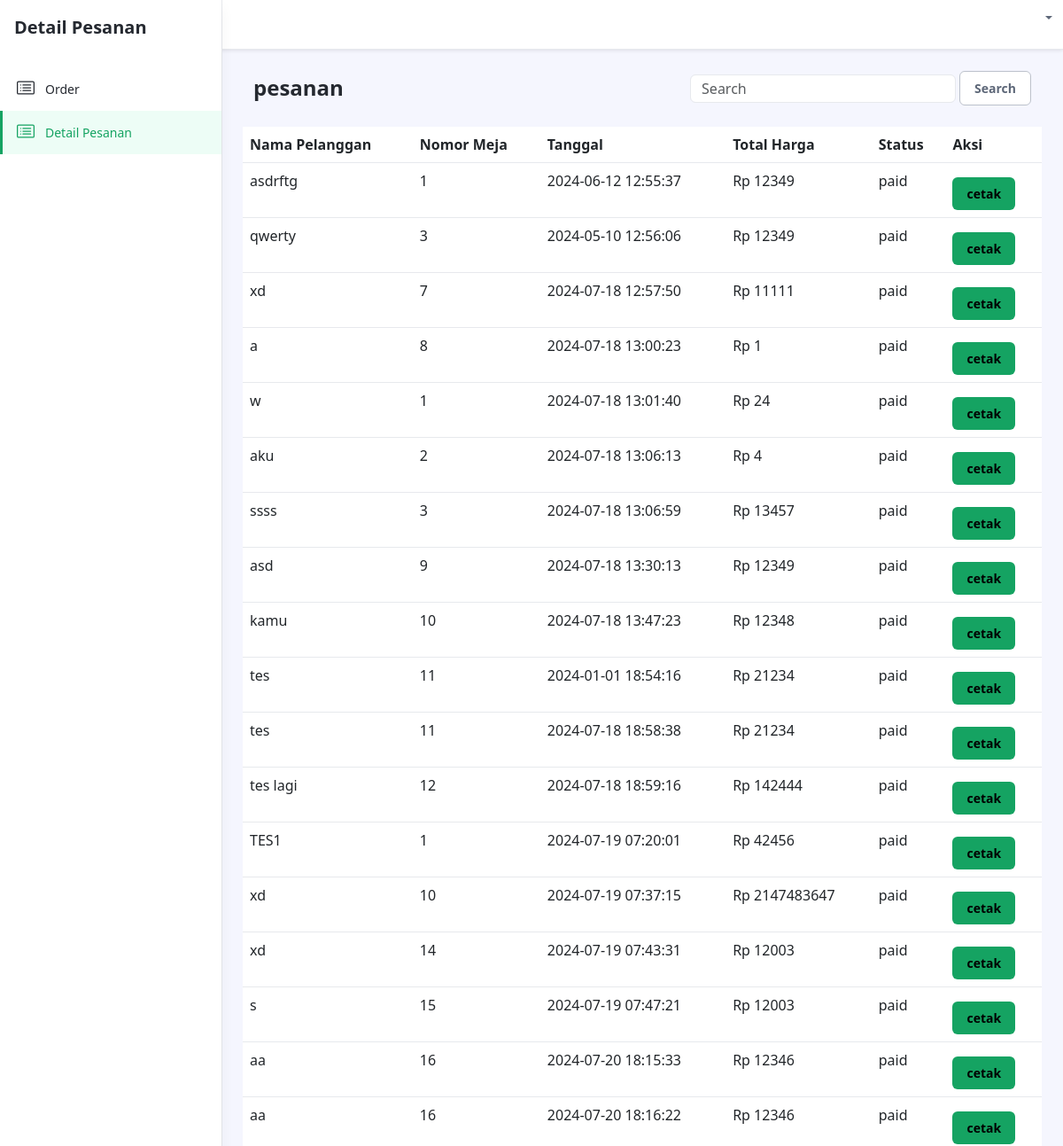
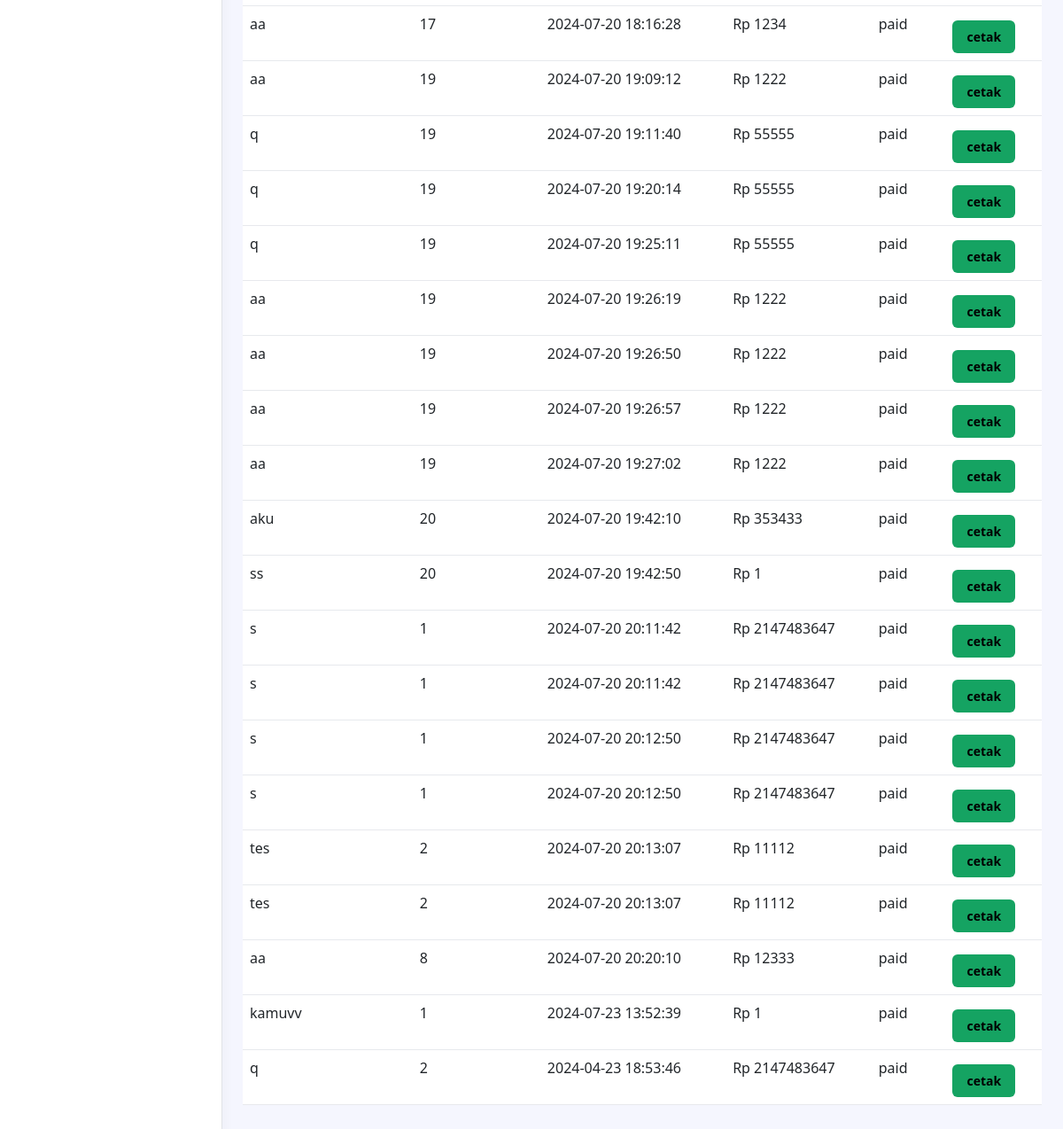
Screenshot of /detail_pesanan.php with the database file from the repository (2 pictures, top to bottom).
### tables this page shows
CREATE TABLE `pesanan` (
  `id_pesanan` int(11) NOT NULL,
  `nama_pelanggan` varchar(50) NOT NULL,
  `no_meja` int(11) NOT NULL,
  `tanggal` datetime NOT NULL,
  `total_harga` int(11) NOT NULL,
  `status` enum('pending','confirmed','paid') NOT NULL DEFAULT 'pending'
);

### detail_pesanan.php (the view, shortened to what this page needs)
<?php
include 'config/koneksi.php';
$orderQuery = "SELECT * FROM pesanan WHERE status = 'paid'";
$orderResult = $conn->query($orderQuery);
?>
<!DOCTYPE html>
<html lang="en">
<head>
    <link id="theme-style" rel="stylesheet" href="assets/css/portal.css">
</head>
<body class="app">
    <header class="app-header fixed-top">
        <div class="app-header-inner">
            <div class="container-fluid py-2">
                <div class="app-header-content">
                    <div class="row justify-content-between align-items-center">
                        <div class="app-utilities col-auto">
                            <div class="app-utility-item app-user-dropdown dropdown">
								<a class="dropdown-toggle" id="user-dropdown-toggle" data-bs-toggle="dropdown" href="#" role="button" aria-expanded="false">
								</a>
							</div>
                        </div>
                    </div>
                </div>
            </div>
        </div>
        <div id="app-sidepanel" class="app-sidepanel sidepanel-hidden">
            <div class="sidepanel-inner d-flex flex-column">
                <div class="app-branding">
                    <a class="app-logo" href="pelayan_dashboard.php"><span class="logo-text">Detail Pesanan</span></a>
                </div>
                <nav id="app-nav-main" class="app-nav app-nav-main flex-grow-1">
                    <ul class="app-menu list-unstyled accordion" id="menu-accordion">
                        <li class="nav-item">
                            <a class="nav-link " href="kasir_dashboard.php">
                                <span class="nav-icon">
                                </span>
                                <span class="nav-link-text">Order</span>
                            </a>
                        </li>
                        <li class="nav-item">
                            <a class="nav-link active" href="detail_pesanan.php">
                                <span class="nav-icon">
                                </span>
                                <span class="nav-link-text">Detail Pesanan</span>
                            </a>
                        </li>
                    </ul>
                </nav>
            </div>
        </div>
    </header>
    <div class="app-wrapper">
    <div class="app-content pt-3 p-md-3 p-lg-4">
    <div class="container-xl">
            <div class="row g-3 mb-4 align-items-center justify-content-between">
                <div class="col-auto">
                    <h1 class="app-page-title mb-0">pesanan</h1>
                </div>
                <div class="col-auto">
                    <div class="page-utilities">
                        <div class="row g-2 justify-content-start justify-content-md-end align-items-center">
                            <div class="col-auto">
                                <form class="table-search-form row gx-1 align-items-center">
                                    <div class="col-auto">
                                        <input type="text" id="search-orders" name="searchorders" class="form-control search-orders" placeholder="Search">
                                    </div>
                                    <div class="col-auto">
                                        <button type="submit" class="btn app-btn-secondary">Search</button>
                                    </div>
                                </form>
                            </div>
                        </div>
                    </div>
                </div>
            </div>
        </div>
        <table class="table">
            <thead>
                <tr>
                    <th>Nama Pelanggan</th>
                    <th>Nomor Meja</th>
                    <th>Tanggal</th>
                    <th>Total Harga</th>
                    <th>Status</th>
                    <th>Aksi</th>
                </tr>
            </thead>
            <tbody>
                <?php while ($row = $orderResult->fetch_assoc()) : ?>
                    <tr>
                        <td><?= $row['nama_pelanggan']; ?></td>
                        <td><?= $row['no_meja']; ?></td>
                        <td><?= $row['tanggal']; ?></td>
                        <td>Rp <?= $row['total_harga']; ?></td>
                        <td><?= $row['status']; ?></td>
                        <td>
                            <form method="POST">
                                <button type="submit" name="update_status" class="btn btn-primary mt-2">cetak</button>
                            </form>
                        </td>
                    </tr>
                <?php endwhile; ?>
            </tbody>
        </table>
    </div>
    </div>
</body>
</html>

### rows the page displays
pesanan: nama_pelanggan "asdrftg", no_meja "1", tanggal "2024-06-12 12:55:37", total_harga "12349", status "paid"
pesanan: nama_pelanggan "qwerty", no_meja "3", tanggal "2024-05-10 12:56:06", total_harga "12349", status "paid"
pesanan: nama_pelanggan "xd", no_meja "7", tanggal "2024-07-18 12:57:50", total_harga "11111", status "paid"
pesanan: nama_pelanggan "a", no_meja "8", tanggal "2024-07-18 13:00:23", total_harga "1", status "paid"
pesanan: nama_pelanggan "w", no_meja "1", tanggal "2024-07-18 13:01:40", total_harga "24", status "paid"
pesanan: nama_pelanggan "aku", no_meja "2", tanggal "2024-07-18 13:06:13", total_harga "4", status "paid"
pesanan: nama_pelanggan "ssss", no_meja "3", tanggal "2024-07-18 13:06:59", total_harga "13457", status "paid"
pesanan: nama_pelanggan "asd", no_meja "9", tanggal "2024-07-18 13:30:13", total_harga "12349", status "paid"
pesanan: nama_pelanggan "kamu", no_meja "10", tanggal "2024-07-18 13:47:23", total_harga "12348", status "paid"
pesanan: nama_pelanggan "tes", no_meja "11", tanggal "2024-01-01 18:54:16", total_harga "21234", status "paid"
pesanan: nama_pelanggan "tes", no_meja "11", tanggal "2024-07-18 18:58:38", total_harga "21234", status "paid"
pesanan: nama_pelanggan "tes lagi", no_meja "12", tanggal "2024-07-18 18:59:16", total_harga "142444", status "paid"
pesanan: nama_pelanggan "TES1", no_meja "1", tanggal "2024-07-19 07:20:01", total_harga "42456", status "paid"
pesanan: nama_pelanggan "xd", no_meja "10", tanggal "2024-07-19 07:37:15", total_harga "2147483647", status "paid"
pesanan: nama_pelanggan "xd", no_meja "14", tanggal "2024-07-19 07:43:31", total_harga "12003", status "paid"
pesanan: nama_pelanggan "s", no_meja "15", tanggal "2024-07-19 07:47:21", total_harga "12003", status "paid"
pesanan: nama_pelanggan "aa", no_meja "16", tanggal "2024-07-20 18:15:33", total_harga "12346", status "paid"
pesanan: nama_pelanggan "aa", no_meja "16", tanggal "2024-07-20 18:16:22", total_harga "12346", status "paid"
pesanan: nama_pelanggan "aa", no_meja "17", tanggal "2024-07-20 18:16:28", total_harga "1234", status "paid"
pesanan: nama_pelanggan "aa", no_meja "19", tanggal "2024-07-20 19:09:12", total_harga "1222", status "paid"
pesanan: nama_pelanggan "q", no_meja "19", tanggal "2024-07-20 19:11:40", total_harga "55555", status "paid"
pesanan: nama_pelanggan "q", no_meja "19", tanggal "2024-07-20 19:20:14", total_harga "55555", status "paid"
pesanan: nama_pelanggan "q", no_meja "19", tanggal "2024-07-20 19:25:11", total_harga "55555", status "paid"
pesanan: nama_pelanggan "aa", no_meja "19", tanggal "2024-07-20 19:26:19", total_harga "1222", status "paid"
pesanan: nama_pelanggan "aa", no_meja "19", tanggal "2024-07-20 19:26:50", total_harga "1222", status "paid"
pesanan: nama_pelanggan "aa", no_meja "19", tanggal "2024-07-20 19:26:57", total_harga "1222", status "paid"
pesanan: nama_pelanggan "aa", no_meja "19", tanggal "2024-07-20 19:27:02", total_harga "1222", status "paid"
pesanan: nama_pelanggan "aku", no_meja "20", tanggal "2024-07-20 19:42:10", total_harga "353433", status "paid"
pesanan: nama_pelanggan "ss", no_meja "20", tanggal "2024-07-20 19:42:50", total_harga "1", status "paid"
pesanan: nama_pelanggan "s", no_meja "1", tanggal "2024-07-20 20:11:42", total_harga "2147483647", status "paid"
pesanan: nama_pelanggan "s", no_meja "1", tanggal "2024-07-20 20:11:42", total_harga "2147483647", status "paid"
pesanan: nama_pelanggan "s", no_meja "1", tanggal "2024-07-20 20:12:50", total_harga "2147483647", status "paid"
pesanan: nama_pelanggan "s", no_meja "1", tanggal "2024-07-20 20:12:50", total_harga "2147483647", status "paid"
pesanan: nama_pelanggan "tes", no_meja "2", tanggal "2024-07-20 20:13:07", total_harga "11112", status "paid"
pesanan: nama_pelanggan "tes", no_meja "2", tanggal "2024-07-20 20:13:07", total_harga "11112", status "paid"
pesanan: nama_pelanggan "aa", no_meja "8", tanggal "2024-07-20 20:20:10", total_harga "12333", status "paid"
pesanan: nama_pelanggan "kamuvv", no_meja "1", tanggal "2024-07-23 13:52:39", total_harga "1", status "paid"
pesanan: nama_pelanggan "q", no_meja "2", tanggal "2024-04-23 18:53:46", total_harga "2147483647", status "paid"
